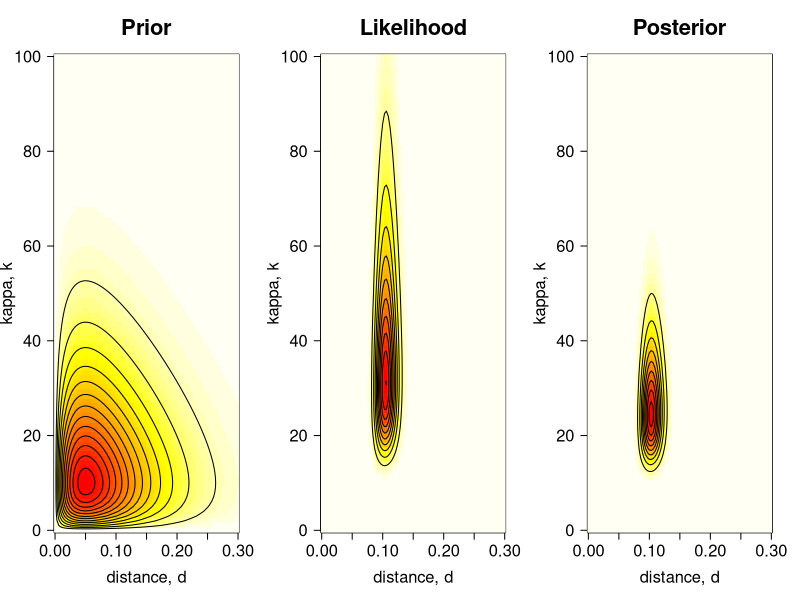

Recreate this plot in R.
## ---- chunk 1
knitr::opts_chunk$set(echo = TRUE)
## ---- chunk 2
# Length of alignment in bp
n  <- 948
# Total number of transitions (23+30+10+21)
ns <- 84
# Total number of transversions (1+0+2+0+2+1+0+0)
nv <- 6
## ---- chunk 3
# Define log-likelihood function, f(D|d,k).
# This uses Kimura's (1980) substitution model. See p.8 in Yang (2014).
#
# Arguments:
#
#   d  Numeric, value for the distance.
#   k  Numeric, value for parameter kappa.  = ratio of transitions/transversions
#   n  Numeric, length of the alignment. Default: 948.
#   ns Numeric, total number of transitions. Default: 84.
#   nv Numeric, total number of transcersions. Default: 6.

## d and k are the params of interest

k80.lnL <- function( d, k, n = 948, ns = 84, nv = 6 ) {

  # Define probabilities
  p0 <- .25 + .25 * exp( -4*d/( k+2 ) ) + .5 * exp( -2*d*( k+1 )/( k+2 ) )
  p1 <- .25 + .25 * exp( -4*d/( k+2 ) ) - .5 * exp( -2*d*( k+1 )/( k+2 ) )
  p2 <- .25 - .25 * exp( -4*d/( k+2 ) )

  # Return log-likelihood
  return ( ( n - ns - nv ) * log( p0/4 ) +
            ns * log( p1/4 ) + nv * log( p2/4 ) )

}
## ---- chunk 4
# Number of values that we want to collect for 
# each parameter of interest
dim <- 100
# Vector of `d` values
d.v <- seq( from = 0, to = 0.3, len = dim )
# Vector of `k` values
k.v <- seq( from = 0, to = 100, len = dim )
# Define grid where we will save all possible 
# combinations with the 100 values of `d` and 
# the 100 values of `k`
dk  <- expand.grid( d = d.v, k = k.v )
## ---- chunk 5
# Compute likelihood surface, f(D|d,k)
lnL <- matrix( k80.lnL( d = dk$d, k = dk$k ), ncol = dim )
## ---- chunk 6
# For numerical reasons, we scale the likelihood to be 1
# at the maximum, i.e., we subtract max(lnL)
L <- exp( lnL - max( lnL ) )

## will now integrate to one
## ---- chunk 7
# Compute prior surface, f(D)f(k)
Pri <- matrix( dgamma( x = dk$d, shape = 2, rate = 20 ) *  # trying to generate gamma distribution that has a desired shape, see below eg
               dgamma( x = dk$k, shape = 2, rate = .1 ),  # multiplied to get full prior (ie f(D) * f(k))
               ncol = dim )

# eg 
# curve(dgamma(x, shape=2, rate=20), from=0, to=1)  # manipulating shape and rate (a and b) 
# mean for gamma = a/b, want to equal 0.1 for param D (vs 20 for k)
# to get desired shape of plot - how sure about priors you are - v spread or narrow? try diff shape and rate vals here
# curve(dgamma(x, shape=10, rate=100), from=0, to=1)  # still same mean but now narrower

# create matrix - same size as likelihood matrix
## ---- chunk 8
# Compute unnormalised posterior surface, f(d)f(k)f(D|d,k)
Pos <- Pri * L
## ---- chunk 9
# Plot prior, likelihood, and unnormalised posterior surfaces.
# We want one row and three columns.
par( mfrow = c( 1, 3 ) )
# Prior surface. Note that the `contour()` function creates a contour plot.
image( x = d.v, y = k.v, z = -Pri, las = 1, col = heat.colors( 50 ),
       main = "Prior", xlab = "distance, d",
       ylab = "kappa, k", cex.main = 2.0,
       cex.lab = 1.5, cex.axis = 1.5 )
contour( x = d.v, y = k.v, z = Pri, nlev=10, drawlab = FALSE, add = TRUE )
# Likelihood surface + contour plot.
image( x = d.v, y = k.v, z = -L, las = 1, col = heat.colors( 50 ),
       main = "Likelihood", xlab = "distance, d",
       ylab = "kappa, k", cex.main = 2.0,
       cex.lab = 1.5, cex.axis = 1.5 )
contour( x = d.v, y = k.v, z = L, nlev = 10,
         drawlab = FALSE, add = TRUE)
# Unnormalised posterior surface + contour plot.
image( x = d.v, y = k.v, z = -Pos, las = 1, col = heat.colors( 50 ),
       main = "Posterior", xlab = "distance, d",
       ylab = "kappa, k", cex.main = 2.0,
       cex.lab = 1.5, cex.axis = 1.5 )
contour( x = d.v, y = k.v, z = Pos, nlev = 10,
         drawlab = FALSE, add = TRUE )


## most likely values of D and kappa in red (ie "top of mountain")
# for prior: can see that most likely d is ~ 0.05 and kappa ~ 10  == prior
# likelihood: eg is used kappa=80 - likelihood of recovering data is low - hotspot: d~0.1, kappa~25-35
# posterior: seems good - between prior and likelihood: can see what should be expecting 
## ---- chunk 10
# Define function that returns the logarithm of the unnormalised posterior:
#                             f(d) * f(k) * f(D|d,k)
# By, default we set the priors as:
#                  f(d) = Gamma(d | 2, 20) and f(k) = Gamma(k | 2, .1)
#
# Arguments:
#
#   d     Numeric, value for the distance.
#   k     Numeric, value for parameter kappa.
#   n     Numeric, length of the alignment. Default: 948.
#   ns    Numeric, total number of transitions. Default: 84.
#   nv    Numeric, total number of transcersions. Default: 6.
#   a.d.  Numeric, alpha value of the Gamma distribution that works as a prior
#         for the distance (d). Default: 2.
#   b.d.  Numeric, beta value pf the Gamma distribution that works as a prior
#         for parameter distance (d). Default: 20.
#   a.k.  Numeric, alpha value for the Gamma distribution that works as a prior
#         for parameter kappa (k). Default: 2.
#   b.k.  Numeric, beta value for the Gamma distribution that works as a prior
#         for parameter kappa (k). Default: 0.1.

# d and k still params of interest
# n, ns, nv = data 
# a.d and b.d are for the prior for d, ie a.d = alpha for d
# a.k and b.k are for the prior for kappa

ulnPf <- function( d, k, n = 948, ns = 84, nv = 6,
                   a.d = 2, b.d = 20, a.k = 2, b.k = .1 ){

  # The normalising constant in the prior densities can be ignored
  lnpriord <- ( a.d - 1 )*log( d ) - b.d * d  # gamma distribution - for d
  lnpriork <- ( a.k - 1 )*log( k ) - b.k * k  # gamma distribution - for kappa

  # Define log-likelihood (K80 model) (model for nucleotide substitution)
  expd1 <- exp( -4*d/( k+2 ) )
  expd2 <- exp( -2*d*( k+1 )/( k+2 ) )
  p0 <- .25 + .25 * expd1 + .5 * expd2
  p1 <- .25 + .25 * expd1 - .5 * expd2
  p2 <- .25 - .25 * expd1
  lnL <- ( ( n - ns - nv ) * log( p0/4 ) + ns * log( p1/4 ) + nv * log( p2/4 ) )

  # Return unnormalised posterior (they are lnL, so 
  # you return their sum! (rather than product))
  return ( lnpriord + lnpriork + lnL )
}
## ---- chunk 11
# Define function with MCMC algorithm.
#
# Arguments:
#
#   init.d  Numeric, initial state value for parameter d.
#   init.k  Numeric, initial state value for paramter k.
#   N       Numeric, number of iterations that the MCMC will run.
#   w.d     Numeric, width of the sliding-window proposal for d.
#   w.k     Numeric, width of the sliding-window proposal for k.
mcmcf <- function( init.d, init.k, N, w.d, w.k ) {

  # We keep the visited states (d, k) in sample.d and sample.k
  # for easy plotting. In practical MCMC applications, these
  # are usually written into a file. These two objects are numeric
  # vectors of length N+1.
  sample.d <- sample.k <- numeric( N+1 )

  # STEP 1: Set initial parameter values to be used during the first
  #         iteration of the MCMC.
  # 1.1. Get initial values for parameters k and d. Save these values
  #      in vectors sample.d and sample.k
  d <- init.d;  sample.d[1] <- init.d
  k <- init.k;  sample.k[1] <- init.k
  # 1.2. Get unnormalised posterior
  ulnP  <- ulnPf( d = d, k = k )
  # 1.3. Initialise numeric vectors that will be used to keep track of
  #      the number of times proposed values for each parameter,
  #      d and k, have been accepted
  acc.d <- 0; acc.k <- 0
  # 1.4. Start MCMC, which will run for N iterations
  for ( i in 1:N ){

    # STEP 2: Propose a new state d*.
    # We use a uniform sliding window of width w with reflection
    # to propose new values d* and k*
    # 2.1. Propose d* and accept/reject the proposal
    dprop <- d + runif( n = 1, min = -w.d/2, max = w.d/2 )  # uses sliding window - so that eg if window w.d =30 then here get unif between -15 and 15
    # 2.2. Reflect if dprop is negative  - here biologically - must be +ve
    if ( dprop < 0 ) dprop <- -dprop
    # 2.3. Compute unnormalised posterior
    ulnPprop <- ulnPf( d = dprop, k = k )
    lnalpha  <- ulnPprop - ulnP

    # STEP 3: Accept or reject the proposal:
    #            if ru < alpha accept proposed d*
    #            else reject and stay where we are
    if ( lnalpha > 0 || runif( n = 1 ) < exp( lnalpha ) ){
      d      <- dprop
      ulnP   <- ulnPprop
      acc.d  <- acc.d + 1  # just a counter
    }

    # STEP 4: Repeat steps 2-3 to propose a new state k*.
    # 4.1. Propose k* and accept/reject the proposal
    kprop <- k + runif( n = 1, min = -w.k/2, max = w.k/2 )
    # 4.2. Reflect if kprop is negative
    if ( kprop < 0 ) kprop <- -kprop
    # 4.3. Compute unnormalised posterior
    ulnPprop <- ulnPf( d = d, k = kprop )
    lnalpha  <- ulnPprop - ulnP
    # 4.4. Accept/reject proposal:
    #          if ru < alpha accept proposed k*
    #          else reject and stay where we are
    if ( lnalpha > 0 || runif( n = 1 ) < exp( lnalpha ) ){
      k     <- kprop
      ulnP  <- ulnPprop
      acc.k <- acc.k + 1
    }

    # STEP 5: Save chain state for each parameter so we can later
    #         plot the corresponding histograms
    sample.d[i+1] <- d
    sample.k[i+1] <- k
  }

  # Print out the proportion of times
  # the proposals were accepted
  cat( "Acceptance proportions:\n", "d: ", acc.d/N, " | k: ", acc.k/N, "\n" )

  # Return vector of d and k visited during MCMC
  return( list( d = sample.d, k = sample.k ) )

}
## ---- chunk 12
set.seed( 12345 )
## ---- chunk 13
# Test run-time
system.time( mcmcf( init.d = 0.2, init.k = 20, N = 1e4,
                    w.d = 0.12, w.k = 180 ) )
## ---- chunk 14
# Run MCMC and save output
dk.mcmc <- mcmcf( init.d = 0.2, init.k = 20, N = 1e4,
                  w.d = 0.12, w.k = 180 )
## ---- chunk 15
# OUTPUTS!
dk.mcmc$d
dk.mcmc$k

